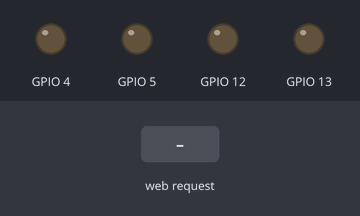
A sketch run on a simulated ESP8266 (NodeMCU). Parts: output pins drawn as LEDs (lit = HIGH). The inputs (shaded band) are chosen by the test bench. WiFi joins after 1.5 s; servers stay silent unless stated; what the sketch prints to the serial monitor is not drawn.

Above: at 2.7 s.
2.8 s: HTTP request GET /Backwardon received
At 3.3 s:
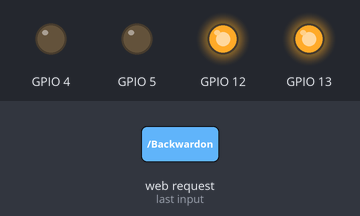
4.3 s: HTTP request GET /Righton received
At 5.5 s:
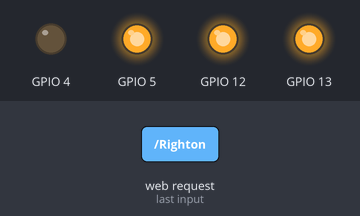
5.8 s: HTTP request GET /Backwardoff received
At 6.8 s:
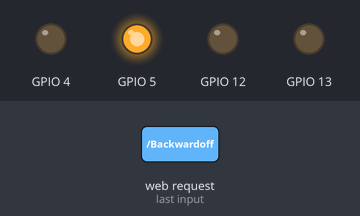
7.3 s: HTTP request GET /Lefton received
At 8.0 s:
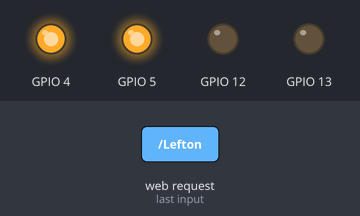
8.8 s: HTTP request GET /Rightoff received
At 9.1 s:
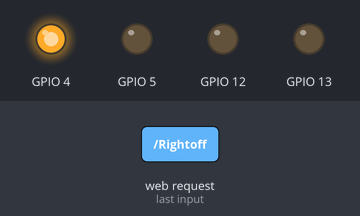
10.3 s: HTTP request GET /Backwardon received
At 11.4 s:
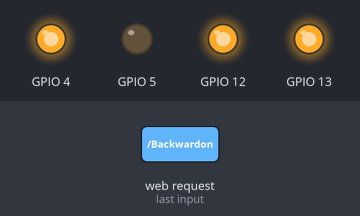
Timing chart, 0 to 12.8 s (numbered marks = the images above; inputs shaded):
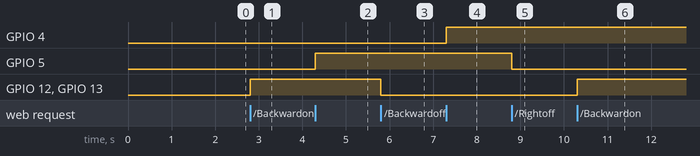

Measured:
- after the input at 2.8 s, GPIO 12, GPIO 13: LOW → HIGH at once
- after the input at 4.3 s, GPIO 5: LOW → HIGH at once
- after the input at 5.8 s, GPIO 12, GPIO 13: HIGH → LOW at once
- after the input at 7.3 s, GPIO 4: LOW → HIGH at once
- after the input at 8.8 s, GPIO 5: HIGH → LOW at once
- after the input at 10.3 s, GPIO 12, GPIO 13: LOW → HIGH at once

The sketch:

final_server_controlled_robot.ino
```cpp
#include <ESP8266WiFi.h>

const char* ssid = "Prakhar";
const char* password = "750510847";

; //
WiFiServer server(80);

void setup() {
  Serial.begin(115200);
  delay(10);
  pinMode(5, OUTPUT);
  pinMode(4, OUTPUT);
  pinMode(12, OUTPUT);
  pinMode(13, OUTPUT);
  digitalWrite(5, LOW);
  digitalWrite(4, LOW);
  digitalWrite(0, LOW);
  digitalWrite(13, LOW);

  // Connect to WiFi network
  Serial.println();
  Serial.println();
  Serial.print("Connecting to ");
  Serial.println(ssid);

  WiFi.begin(ssid, password);

  while (WiFi.status() != WL_CONNECTED) {
    delay(500);
    Serial.print(".");
  }
  Serial.println("");
  Serial.println("WiFi connected");

  // Start the server
  server.begin();
  Serial.println("Server started");

  // Print the IP address
  Serial.print("Use this URL to connect: ");
  Serial.print("http://");
  Serial.print(WiFi.localIP());
  Serial.println("/");

}

void loop() {
  // Check if a client has connected
  WiFiClient client = server.available();
  if (!client) {
    return;
  }

  // Wait until the client sends some data
  Serial.println("new client");
  while(!client.available()){
    delay(1);
  }

  // Read the first line of the request
  String request = client.readStringUntil('\r');
  Serial.println(request);
  client.flush();

  // Match the request


  if (request.indexOf("Forwardon") > 0)  {
    digitalWrite(5, HIGH);
     digitalWrite(4, HIGH);

  }
  if (request.indexOf("/Forwardoff") >0)  {
    digitalWrite(5, LOW);
   digitalWrite(4, LOW);
  }

   if (request.indexOf("/Backwardon") > 0)  {
    digitalWrite(12, HIGH);
     digitalWrite(13, HIGH);

  }
  if (request.indexOf("/Backwardoff") >0)  {
    digitalWrite(12, LOW);
   digitalWrite(13, LOW);

  }
    if (request.indexOf("/Righton") >0)  {
    digitalWrite(5, HIGH);

  }
  if (request.indexOf("/Rightoff") > 0)  {
    digitalWrite(5, LOW);

  }
   if (request.indexOf("/Lefton") > 0)  {
    digitalWrite(4, HIGH);

  }
  if (request.indexOf("/Leftoff") > 0)  {
    digitalWrite(4, LOW);

  }
// Set ledPin according to the request
//digitalWrite(ledPin, value);

  // Return the response
  client.println("HTTP/1.1 200 OK");
  client.println("Content-Type: text/html");
  client.println(""); //  do not forget this one
  client.println("<!DOCTYPE HTML>");
  client.println("<html>");
  client.println("<head>");
  client.println("<meta name='apple-mobile-web-app-capable' content='yes' />");
  client.println("<meta name='apple-mobile-web-app-status-bar-style' content='black-translucent' />");
 client.println("</head>");
  client.println("<body bgcolor = \"#f7e6ec\">");
  client.println("<hr/><hr>");
  client.println("<h4><center> robot control pannel </center></h4>");
  client.println("<hr/><hr>");
  client.println("<br><br>");
  client.println("<br><br>");
  client.println("<center>");
  client.println("forward");
  client.println("<a href=\"/Forwardon\"\"><button>Turn On </button></a>");
  client.println("<a href=\"/Forwardoff\"\"><button>Turn Off </button></a><br />");
  client.println("</center>");
  client.println("<br><br>");
   client.println("<center>");
   client.println("backward");
  client.println("<a href=\"/Backwardon\"\"><button>Turn On </button></a>");
  client.println("<a href=\"/Backwardoff\"\"><button>Turn Off </button></a><br />");
client.println("</center>");
  client.println("<br><br>");
    client.println("<center>");
   client.println("left");
  client.println("<a href=\"/Righton\"\"><button>Turn On </button></a>");
  client.println("<a href=\"/Rightoff\"\"><button>Turn Off </button></a><br />");
client.println("</center>");
  client.println("<br><br>");
   client.println("<center>");
   client.println("right");
  client.println("<a href=\"/Lefton\"\"><button>Turn On </button></a>");
  client.println("<a href=\"/Leftoff\"\"><button>Turn Off </button></a><br />");
client.println("</center>");
  client.println("<br><br>");
  client.println("<center>");
  client.println("<table border=\"5\">");
 client.println("<tr>");
  if (digitalRead(5))
         {
           client.print("<td>robot is moving forward</td>");

         }
          else
          {
            client.print("<td>robot stopped</td>");

        }

        client.println("<br />");

         if (digitalRead(4))
          {
           client.print("<td>robot is moving backward</td>");

         }
          else
          {

            client.print("<td>robot stopped</td>");

          }
          client.println("</tr>");


          client.println("<tr>");

          if (digitalRead(12))

          {
           client.print("<td>robot is turning to left</td>");

          }

          else

          {
            client.print("<td>robot is stable</td>");
          }


          if (digitalRead(13))


          {


           client.print("<td>robot is turning to right</td>");

          }


          else


          {


            client.print("<td>robot is stable </td>");


          }

          client.println("</tr>");


          client.println("</table>");

          client.println("</center>");
             client.println("</tbody> </table> <p style=\"text-align: center;\">Turn all: <a href=\"/Emergency==ON\">ON</a> <a href=\"/Emergeny=OFF\">OFF</a> <br> </p> <form style= \"width:450px; margin-left: auto; margin-right: auto; text-align: center;\" method=\"GET\"> Refresh: <input style=\"width:50px;\" title=\"Please enter a number\" type=\"number\" name=\"refresh\"/> <input type=\"submit\" value=\"SET\" /> </form> <br> <hr /> <h5 style=\"text-align: center;\"><a title=\"Made by Prakhar Awasthi\" href=\"https://goo.gl/yP90fX\" target=\"_blank\">Made By Prakhar Awasthi!</a></h5> </html>");

  client.println("</html>");
  delay(1);
  Serial.println("Client disonnected");
  Serial.println("");

}
```
